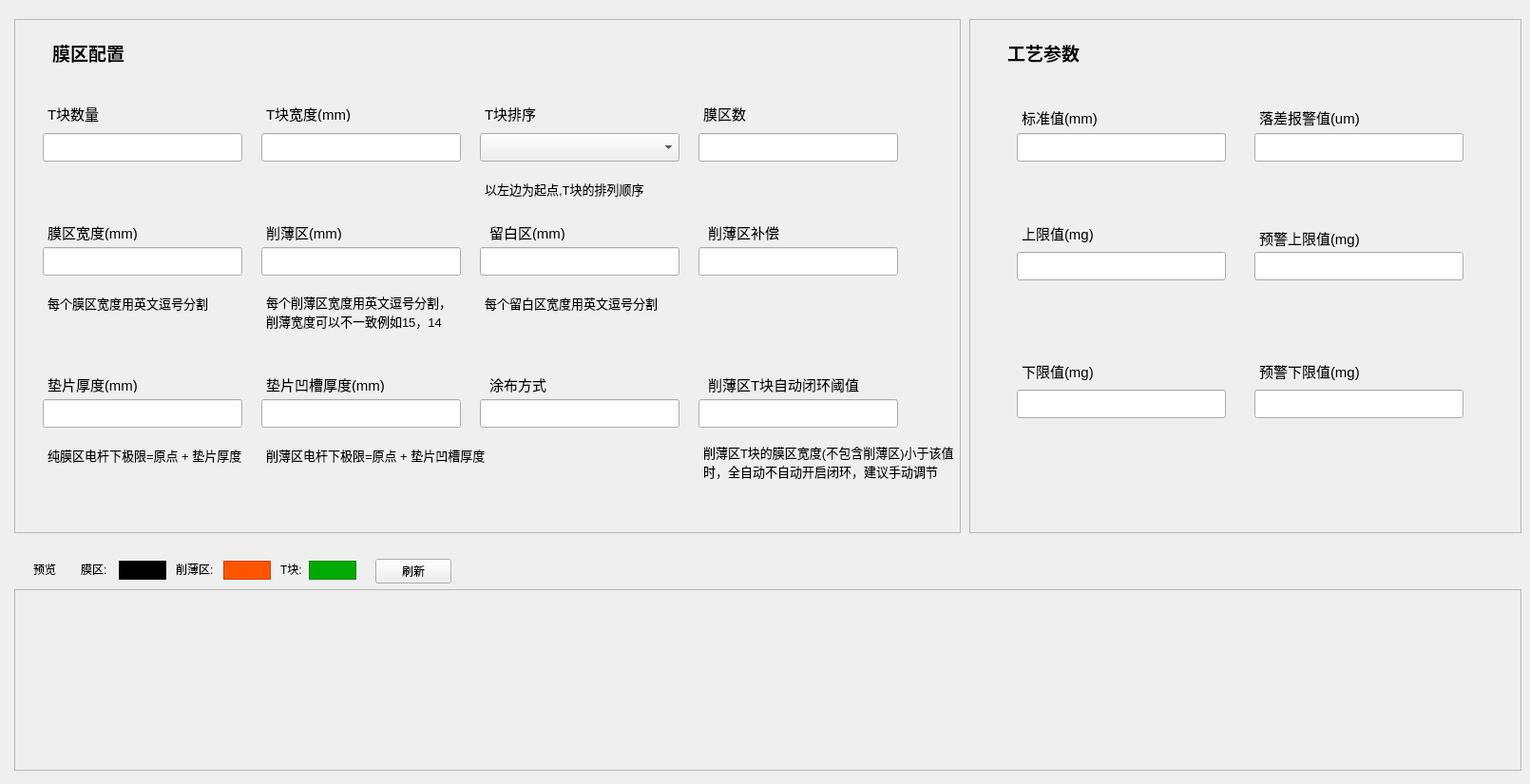
    <widget class="QWidget" name="page1">
     <widget class="QFrame" name="frame_2">
      <property name="geometry">
       <rect>
        <x>15</x>
        <y>20</y>
        <width>996</width>
        <height>541</height>
       </rect>
      </property>
      <property name="frameShape">
       <enum>QFrame::StyledPanel</enum>
      </property>
      <property name="frameShadow">
       <enum>QFrame::Raised</enum>
      </property>
      <widget class="QLabel" name="label">
       <property name="geometry">
        <rect>
         <x>40</x>
         <y>15</y>
         <width>196</width>
         <height>40</height>
        </rect>
       </property>
       <property name="font">
        <font>
         <family>Arial</family>
         <pointsize>14</pointsize>
         <bold>true</bold>
        </font>
       </property>
       <property name="text">
        <string>膜区配置</string>
       </property>
      </widget>
      <widget class="QLabel" name="label_13">
       <property name="geometry">
        <rect>
         <x>35</x>
         <y>90</y>
         <width>96</width>
         <height>18</height>
        </rect>
       </property>
       <property name="font">
        <font>
         <pointsize>11</pointsize>
        </font>
       </property>
       <property name="text">
        <string>T块数量</string>
       </property>
      </widget>
      <widget class="QLabel" name="label_14">
       <property name="geometry">
        <rect>
         <x>265</x>
         <y>90</y>
         <width>106</width>
         <height>18</height>
        </rect>
       </property>
       <property name="font">
        <font>
         <pointsize>11</pointsize>
        </font>
       </property>
       <property name="text">
        <string>T块宽度(mm)</string>
       </property>
      </widget>
      <widget class="QLineEdit" name="lineEdit">
       <property name="geometry">
        <rect>
         <x>30</x>
         <y>120</y>
         <width>210</width>
         <height>30</height>
        </rect>
       </property>
      </widget>
      <widget class="QLineEdit" name="lineEdit_2">
       <property name="geometry">
        <rect>
         <x>260</x>
         <y>120</y>
         <width>210</width>
         <height>30</height>
        </rect>
       </property>
      </widget>
      <widget class="QLabel" name="label_15">
       <property name="geometry">
        <rect>
         <x>495</x>
         <y>90</y>
         <width>55</width>
         <height>18</height>
        </rect>
       </property>
       <property name="font">
        <font>
         <pointsize>11</pointsize>
        </font>
       </property>
       <property name="text">
        <string>T块排序</string>
       </property>
      </widget>
      <widget class="QLabel" name="label_16">
       <property name="geometry">
        <rect>
         <x>725</x>
         <y>90</y>
         <width>55</width>
         <height>18</height>
        </rect>
       </property>
       <property name="font">
        <font>
         <pointsize>11</pointsize>
        </font>
       </property>
       <property name="text">
        <string>膜区数</string>
       </property>
      </widget>
      <widget class="QLineEdit" name="lineEdit_3">
       <property name="geometry">
        <rect>
         <x>720</x>
         <y>120</y>
         <width>210</width>
         <height>30</height>
        </rect>
       </property>
      </widget>
      <widget class="QLabel" name="label_17">
       <property name="geometry">
        <rect>
         <x>35</x>
         <y>215</y>
         <width>96</width>
         <height>18</height>
        </rect>
       </property>
       <property name="font">
        <font>
         <pointsize>11</pointsize>
        </font>
       </property>
       <property name="text">
        <string>膜区宽度(mm)</string>
       </property>
      </widget>
      <widget class="QLabel" name="label_18">
       <property name="geometry">
        <rect>
         <x>35</x>
         <y>375</y>
         <width>96</width>
         <height>18</height>
        </rect>
       </property>
       <property name="font">
        <font>
         <pointsize>11</pointsize>
        </font>
       </property>
       <property name="text">
        <string>垫片厚度(mm)</string>
       </property>
      </widget>
      <widget class="QLabel" name="label_19">
       <property name="geometry">
        <rect>
         <x>265</x>
         <y>215</y>
         <width>96</width>
         <height>18</height>
        </rect>
       </property>
       <property name="font">
        <font>
         <pointsize>11</pointsize>
        </font>
       </property>
       <property name="text">
        <string>削薄区(mm)</string>
       </property>
      </widget>
      <widget class="QLabel" name="label_20">
       <property name="geometry">
        <rect>
         <x>265</x>
         <y>375</y>
         <width>161</width>
         <height>18</height>
        </rect>
       </property>
       <property name="font">
        <font>
         <pointsize>11</pointsize>
        </font>
       </property>
       <property name="text">
        <string>垫片凹槽厚度(mm)</string>
       </property>
      </widget>
      <widget class="QLabel" name="label_21">
       <property name="geometry">
        <rect>
         <x>500</x>
         <y>215</y>
         <width>96</width>
         <height>18</height>
        </rect>
       </property>
       <property name="font">
        <font>
         <pointsize>11</pointsize>
        </font>
       </property>
       <property name="text">
        <string>留白区(mm)</string>
       </property>
      </widget>
      <widget class="QLabel" name="label_22">
       <property name="geometry">
        <rect>
         <x>730</x>
         <y>215</y>
         <width>96</width>
         <height>18</height>
        </rect>
       </property>
       <property name="font">
        <font>
         <pointsize>11</pointsize>
        </font>
       </property>
       <property name="text">
        <string>削薄区补偿</string>
       </property>
      </widget>
      <widget class="QLabel" name="label_23">
       <property name="geometry">
        <rect>
         <x>500</x>
         <y>375</y>
         <width>96</width>
         <height>18</height>
        </rect>
       </property>
       <property name="font">
        <font>
         <pointsize>11</pointsize>
        </font>
       </property>
       <property name="text">
        <string>涂布方式</string>
       </property>
      </widget>
      <widget class="QLabel" name="label_24">
       <property name="geometry">
        <rect>
         <x>730</x>
         <y>375</y>
         <width>186</width>
         <height>18</height>
        </rect>
       </property>
       <property name="font">
        <font>
         <pointsize>11</pointsize>
        </font>
       </property>
       <property name="text">
        <string>削薄区T块自动闭环阈值</string>
       </property>
      </widget>
      <widget class="QLabel" name="label_25">
       <property name="geometry">
        <rect>
         <x>495</x>
         <y>170</y>
         <width>181</width>
         <height>18</height>
        </rect>
       </property>
       <property name="font">
        <font>
         <pointsize>10</pointsize>
        </font>
       </property>
       <property name="text">
        <string>以左边为起点,T块的排列顺序</string>
       </property>
      </widget>
      <widget class="QComboBox" name="comboBox">
       <property name="geometry">
        <rect>
         <x>490</x>
         <y>120</y>
         <width>210</width>
         <height>30</height>
        </rect>
       </property>
      </widget>
      <widget class="QLineEdit" name="lineEdit_4">
       <property name="geometry">
        <rect>
         <x>30</x>
         <y>240</y>
         <width>210</width>
         <height>30</height>
        </rect>
       </property>
      </widget>
      <widget class="QLineEdit" name="lineEdit_5">
       <property name="geometry">
        <rect>
         <x>260</x>
         <y>240</y>
         <width>210</width>
         <height>30</height>
        </rect>
       </property>
      </widget>
      <widget class="QLineEdit" name="lineEdit_6">
       <property name="geometry">
        <rect>
         <x>490</x>
         <y>240</y>
         <width>210</width>
         <height>30</height>
        </rect>
       </property>
      </widget>
      <widget class="QLineEdit" name="lineEdit_7">
       <property name="geometry">
        <rect>
         <x>720</x>
         <y>240</y>
         <width>210</width>
         <height>30</height>
        </rect>
       </property>
      </widget>
      <widget class="QLabel" name="label_26">
       <property name="geometry">
        <rect>
         <x>35</x>
         <y>290</y>
         <width>206</width>
         <height>18</height>
        </rect>
       </property>
       <property name="font">
        <font>
         <family>Arial</family>
         <pointsize>10</pointsize>
         <bold>false</bold>
         <underline>false</underline>
        </font>
       </property>
       <property name="text">
        <string>每个膜区宽度用英文逗号分割</string>
       </property>
      </widget>
      <widget class="QLabel" name="label_27">
       <property name="geometry">
        <rect>
         <x>265</x>
         <y>290</y>
         <width>191</width>
         <height>36</height>
        </rect>
       </property>
       <property name="font">
        <font>
         <pointsize>10</pointsize>
        </font>
       </property>
       <property name="text">
        <string>每个削薄区宽度用英文逗号分割，
削薄宽度可以不一致例如15，14</string>
       </property>
      </widget>
      <widget class="QLabel" name="label_28">
       <property name="geometry">
        <rect>
         <x>495</x>
         <y>290</y>
         <width>201</width>
         <height>18</height>
        </rect>
       </property>
       <property name="font">
        <font>
         <pointsize>10</pointsize>
        </font>
       </property>
       <property name="text">
        <string>每个留白区宽度用英文逗号分割</string>
       </property>
      </widget>
      <widget class="QLineEdit" name="lineEdit_8">
       <property name="geometry">
        <rect>
         <x>30</x>
         <y>400</y>
         <width>210</width>
         <height>30</height>
        </rect>
       </property>
      </widget>
      <widget class="QLineEdit" name="lineEdit_9">
       <property name="geometry">
        <rect>
         <x>260</x>
         <y>400</y>
         <width>210</width>
         <height>30</height>
        </rect>
       </property>
      </widget>
      <widget class="QLineEdit" name="lineEdit_10">
       <property name="geometry">
        <rect>
         <x>490</x>
         <y>400</y>
         <width>210</width>
         <height>30</height>
        </rect>
       </property>
      </widget>
      <widget class="QLineEdit" name="lineEdit_11">
       <property name="geometry">
        <rect>
         <x>720</x>
         <y>400</y>
         <width>210</width>
         <height>30</height>
        </rect>
       </property>
      </widget>
      <widget class="QLabel" name="label_29">
       <property name="geometry">
        <rect>
         <x>35</x>
         <y>450</y>
         <width>216</width>
         <height>18</height>
        </rect>
       </property>
       <property name="font">
        <font>
         <pointsize>10</pointsize>
        </font>
       </property>
       <property name="text">
        <string>纯膜区电杆下极限=原点 + 垫片厚度</string>
       </property>
      </widget>
      <widget class="QLabel" name="label_30">
       <property name="geometry">
        <rect>
         <x>265</x>
         <y>450</y>
         <width>316</width>
         <height>18</height>
        </rect>
       </property>
       <property name="font">
        <font>
         <pointsize>10</pointsize>
        </font>
       </property>
       <property name="text">
        <string>削薄区电杆下极限=原点 + 垫片凹槽厚度</string>
       </property>
      </widget>
      <widget class="QLabel" name="label_31">
       <property name="geometry">
        <rect>
         <x>725</x>
         <y>445</y>
         <width>266</width>
         <height>41</height>
        </rect>
       </property>
       <property name="font">
        <font>
         <pointsize>10</pointsize>
        </font>
       </property>
       <property name="text">
        <string>削薄区T块的膜区宽度(不包含削薄区)小于该值
时，全自动不自动开启闭环，建议手动调节</string>
       </property>
      </widget>
     </widget>
     <widget class="QFrame" name="frame_3">
      <property name="geometry">
       <rect>
        <x>1020</x>
        <y>20</y>
        <width>581</width>
        <height>541</height>
       </rect>
      </property>
      <property name="frameShape">
       <enum>QFrame::StyledPanel</enum>
      </property>
      <property name="frameShadow">
       <enum>QFrame::Raised</enum>
      </property>
      <widget class="QLabel" name="label_8">
       <property name="geometry">
        <rect>
         <x>40</x>
         <y>15</y>
         <width>130</width>
         <height>40</height>
        </rect>
       </property>
       <property name="font">
        <font>
         <family>Arial</family>
         <pointsize>14</pointsize>
         <bold>true</bold>
        </font>
       </property>
       <property name="text">
        <string>工艺参数</string>
       </property>
      </widget>
      <widget class="QLabel" name="label_34">
       <property name="geometry">
        <rect>
         <x>55</x>
         <y>215</y>
         <width>90</width>
         <height>20</height>
        </rect>
       </property>
       <property name="font">
        <font>
         <pointsize>11</pointsize>
        </font>
       </property>
       <property name="text">
        <string>上限值(mg)</string>
       </property>
      </widget>
      <widget class="QLabel" name="label_35">
       <property name="geometry">
        <rect>
         <x>305</x>
         <y>215</y>
         <width>120</width>
         <height>30</height>
        </rect>
       </property>
       <property name="font">
        <font>
         <pointsize>11</pointsize>
        </font>
       </property>
       <property name="text">
        <string>预警上限值(mg)</string>
       </property>
      </widget>
      <widget class="QLabel" name="label_36">
       <property name="geometry">
        <rect>
         <x>55</x>
         <y>355</y>
         <width>80</width>
         <height>30</height>
        </rect>
       </property>
       <property name="font">
        <font>
         <pointsize>11</pointsize>
        </font>
       </property>
       <property name="text">
        <string>下限值(mg)</string>
       </property>
      </widget>
      <widget class="QLabel" name="label_37">
       <property name="geometry">
        <rect>
         <x>305</x>
         <y>355</y>
         <width>120</width>
         <height>30</height>
        </rect>
       </property>
       <property name="font">
        <font>
         <pointsize>11</pointsize>
        </font>
       </property>
       <property name="text">
        <string>预警下限值(mg)</string>
       </property>
      </widget>
      <widget class="QLabel" name="label_32">
       <property name="geometry">
        <rect>
         <x>55</x>
         <y>90</y>
         <width>136</width>
         <height>26</height>
        </rect>
       </property>
       <property name="font">
        <font>
         <pointsize>11</pointsize>
        </font>
       </property>
       <property name="text">
        <string>标准值(mm)</string>
       </property>
      </widget>
      <widget class="QLabel" name="label_33">
       <property name="geometry">
        <rect>
         <x>305</x>
         <y>90</y>
         <width>150</width>
         <height>26</height>
        </rect>
       </property>
       <property name="font">
        <font>
         <pointsize>11</pointsize>
        </font>
       </property>
       <property name="text">
        <string>落差报警值(um)</string>
       </property>
      </widget>
      <widget class="QLineEdit" name="lineEdit_12">
       <property name="geometry">
        <rect>
         <x>50</x>
         <y>120</y>
         <width>220</width>
         <height>30</height>
        </rect>
       </property>
      </widget>
      <widget class="QLineEdit" name="lineEdit_13">
       <property name="geometry">
        <rect>
         <x>300</x>
         <y>120</y>
         <width>220</width>
         <height>30</height>
        </rect>
       </property>
      </widget>
      <widget class="QLineEdit" name="lineEdit_14">
       <property name="geometry">
        <rect>
         <x>50</x>
         <y>245</y>
         <width>220</width>
         <height>30</height>
        </rect>
       </property>
      </widget>
      <widget class="QLineEdit" name="lineEdit_18">
       <property name="geometry">
        <rect>
         <x>300</x>
         <y>245</y>
         <width>220</width>
         <height>30</height>
        </rect>
       </property>
      </widget>
      <widget class="QLineEdit" name="lineEdit_19">
       <property name="geometry">
        <rect>
         <x>50</x>
         <y>390</y>
         <width>220</width>
         <height>30</height>
        </rect>
       </property>
      </widget>
      <widget class="QLineEdit" name="lineEdit_20">
       <property name="geometry">
        <rect>
         <x>300</x>
         <y>390</y>
         <width>220</width>
         <height>30</height>
        </rect>
       </property>
      </widget>
     </widget>
     <widget class="QFrame" name="frame_4">
      <property name="geometry">
       <rect>
        <x>15</x>
        <y>570</y>
        <width>1586</width>
        <height>246</height>
       </rect>
      </property>
      <property name="frameShape">
       <enum>QFrame::NoFrame</enum>
      </property>
      <property name="frameShadow">
       <enum>QFrame::Raised</enum>
      </property>
      <widget class="QLabel" name="label_9">
       <property name="geometry">
        <rect>
         <x>20</x>
         <y>20</y>
         <width>55</width>
         <height>18</height>
        </rect>
       </property>
       <property name="text">
        <string>预览</string>
       </property>
      </widget>
      <widget class="QLabel" name="label_10">
       <property name="geometry">
        <rect>
         <x>70</x>
         <y>20</y>
         <width>55</width>
         <height>18</height>
        </rect>
       </property>
       <property name="text">
        <string>膜区:</string>
       </property>
      </widget>
      <widget class="QLabel" name="label_11">
       <property name="geometry">
        <rect>
         <x>170</x>
         <y>20</y>
         <width>55</width>
         <height>18</height>
        </rect>
       </property>
       <property name="text">
        <string>削薄区:</string>
       </property>
      </widget>
      <widget class="QLabel" name="label_12">
       <property name="geometry">
        <rect>
         <x>280</x>
         <y>20</y>
         <width>55</width>
         <height>18</height>
        </rect>
       </property>
       <property name="text">
        <string>T块:</string>
       </property>
      </widget>
      <widget class="QPushButton" name="pushButton">
       <property name="geometry">
        <rect>
         <x>380</x>
         <y>18</y>
         <width>80</width>
         <height>26</height>
        </rect>
       </property>
       <property name="text">
        <string>刷新</string>
       </property>
       <property name="icon">
        <iconset theme="system-software-update">
         <normaloff>.</normaloff>.</iconset>
       </property>
      </widget>
      <widget class="QFrame" name="frame_5">
       <property name="geometry">
        <rect>
         <x>110</x>
         <y>20</y>
         <width>50</width>
         <height>20</height>
        </rect>
       </property>
       <property name="styleSheet">
        <string notr="true">background-color: rgb(0, 0, 0);</string>
       </property>
       <property name="frameShape">
        <enum>QFrame::StyledPanel</enum>
       </property>
       <property name="frameShadow">
        <enum>QFrame::Raised</enum>
       </property>
      </widget>
      <widget class="QFrame" name="frame_6">
       <property name="geometry">
        <rect>
         <x>220</x>
         <y>20</y>
         <width>50</width>
         <height>20</height>
        </rect>
       </property>
       <property name="styleSheet">
        <string notr="true">background-color: rgb(255, 85, 0);</string>
       </property>
       <property name="frameShape">
        <enum>QFrame::StyledPanel</enum>
       </property>
       <property name="frameShadow">
        <enum>QFrame::Raised</enum>
       </property>
      </widget>
      <widget class="QFrame" name="frame_7">
       <property name="geometry">
        <rect>
         <x>310</x>
         <y>20</y>
         <width>50</width>
         <height>20</height>
        </rect>
       </property>
       <property name="styleSheet">
        <string notr="true">background-color: rgb(0, 170, 0);</string>
       </property>
       <property name="frameShape">
        <enum>QFrame::StyledPanel</enum>
       </property>
       <property name="frameShadow">
        <enum>QFrame::Raised</enum>
       </property>
      </widget>
      <widget class="QFrame" name="frame_8">
       <property name="geometry">
        <rect>
         <x>0</x>
         <y>50</y>
         <width>1586</width>
         <height>191</height>
        </rect>
       </property>
       <property name="frameShape">
        <enum>QFrame::StyledPanel</enum>
       </property>
       <property name="frameShadow">
        <enum>QFrame::Raised</enum>
       </property>
      </widget>
     </widget>
    </widget>
